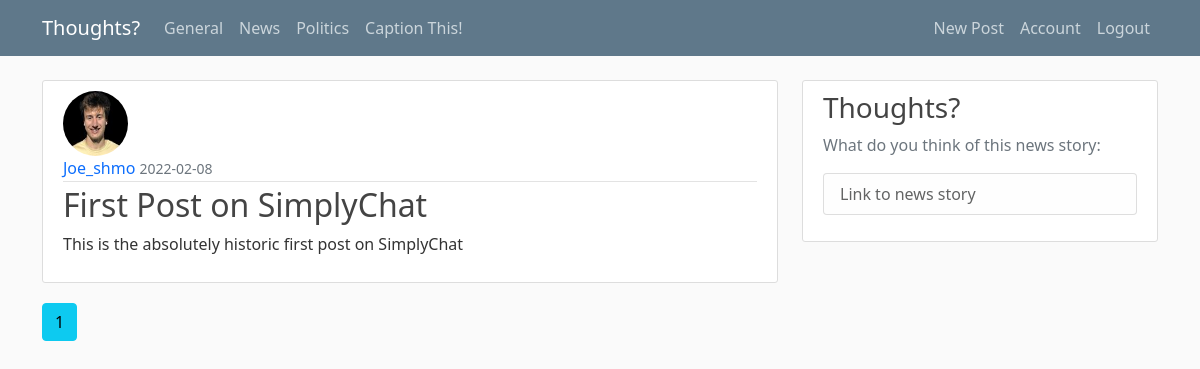
Screenshot of / (signed in) with the database file from the repository.
### App/models.py (models this page shows, shortened)
class Post(db.Model):
     id = db.Column(db.Integer, primary_key = True)
     title = db.Column(db.String(100), nullable = False)
     date_posted = db.Column(db.DateTime, nullable = False, default = datetime.utcnow)
     content = db.Column(db.Text, nullable = False)
     user_id = db.Column(db.Integer, db.ForeignKey('user.id'), nullable = False)

class User(db.Model, UserMixin):
    id = db.Column(db.Integer, primary_key = True)
    username = db.Column(db.String(20), unique = True, nullable = False)
    email = db.Column(db.String(100), unique = True, nullable = False)
    image_file = db.Column(db.String(20), nullable = False, default = 'default.jpg')
    password = db.Column(db.String(60), nullable = False)
    posts = db.relationship('Post', backref = 'author', lazy = True)

### App/main/routes.py (the view)
@main.route("/home")
@main.route("/")
def home():
    page = request.args.get('page', 1, type=int)
    posts = Post.query.order_by(Post.date_posted.desc()).paginate(page=page, per_page = 5)
    return render_template('home.html', posts=posts)

### App/models.py (called while the page is built)
@login_manager.user_loader
def load_user(user_id):
    return User.query.get(int(user_id))

### App/templates/home.html (shortened to what this page needs)
{% extends 'layout.html' %}
{% block content %}
    {% for post in posts.items %}
    <article class="media content-section">
        <img class="rounded-circle article-img" src="{{ url_for('static', filename='profile_pics/' + post.author.image_file) }}">
        <div class="media-body">
          <div class="article-metadata">
            <a class="mr-2" style = "text-decoration: none" href="{{ url_for('users.user_posts', username=post.author.username) }}">{{ post.author.username }}</a>
            <small class="text-muted">{{ post.date_posted.strftime('%Y-%m-%d') }}</small>
          </div>
          <h2><a class="article-title" href="{{ url_for('posts.post', post_id=post.id) }}">{{ post.title }}</a></h2>
          <p class="article-content">{{ post.content }}</p>
        </div>
      </article>
    {% endfor %}
    {% for page_num in posts.iter_pages(left_edge=1, right_edge=1, left_current=1, right_current=2) %}
      {% if page_num %}
        {% if posts.page == page_num %}
          <a class="btn btn-info mb-4" href="{{ url_for('main.home', page=page_num) }}">{{ page_num }}</a>
        {% else %}
          <a class="btn btn-outline-info mb-4" href="{{ url_for('main.home', page=page_num) }}">{{ page_num }}</a>
        {% endif %}
      {% endif %}
      {% endfor %}
{% endblock content %}

### App/static/main.css (style rules this page uses)
body { background: #fafafa; color: #333333; margin-top: 5rem; }
h1, h2, h3, h4, h5, h6 { color: #444444; }
.content-section { background: #ffffff; padding: 10px 20px; border: 1px solid #dddddd; border-radius: 3px; margin-bottom: 20px; }
.article-title { color: #444444; text-decoration: none; }
.article-content { white-space: pre-line; text-decoration: none; }
.article-img { height: 65px; width: 65px; margin-right: 16px; }
.article-metadata { padding-bottom: 1px; margin-bottom: 4px; border-bottom: 1px solid #e3e3e3 }

### rows the page displays
Post: image_file (picture), author.username "Joe_shmo", date_posted "2022-02-08", title "First Post on SimplyChat", content "This is the absolutely historic first post on SimplyChat"

### other values shown
{{ page_num }} "1"
